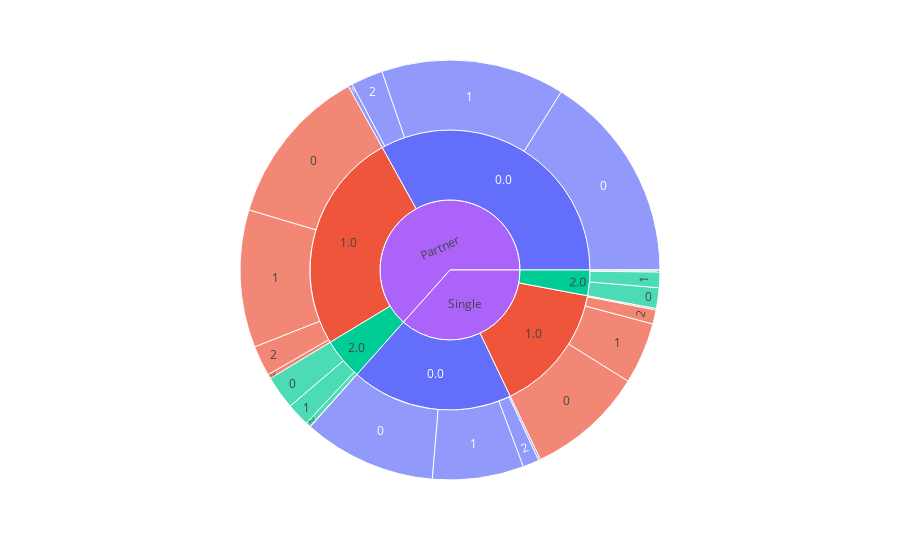

The cell this chart's notebook holds for it:
### Code cell
fig = px.sunburst(df, path=['family_size','education', 'children'], values='spent', color='education')
fig.show()

### Figure 1 — Plotly figure (JSON) as saved in the notebook; plotly's stock layout.template omitted (floating-point values rounded to 4 significant figures)
{"data": [{"branchvalues": "total", "customdata": [["0.0"], ["1.0"], ["0.0"], ["0.0"], ["2.0"], ["1.0"], ["0.0"], ["2.0"], ["(?)"], ["0.0"], ["2.0"], ["1.0"], ["0.0"], ["1.0"], ["1.0"], ["0.0"], ["0.0"], ["2.0"], ["2.0"], ["1.0"], ["2.0"], ["2.0"], ["1.0"], ["2.0"], ["2.0"], ["0.0"], ["1.0"], ["1.0"], ["1.0"], ["(?)"], ["0.0"], ["2.0"]], "domain": {"x": [0, 1], "y": [0, 1]}, "hovertemplate": "labels=%{label}<br>spent=%{value}<br>parent=%{parent}<br>id=%{id}<br>education=%{customdata[0]}<extra></extra>", "ids": ["Partner/0.0/0", "Partner/1.0", "Single/0.0", "Partner/0.0", "Single/2.0/3", "Partner/1.0/3", "Single/0.0/3", "Partner/2.0/2", "Partner", "Single/0.0/2", "Single/2.0/1", "Single/1.0/2", "Single/0.0/0", "Partner/1.0/0", "Single/1.0/0", "Partner/0.0/1", "Partner/0.0/2", "Single/2.0", "Partner/2.0", "Single/1.0", "Partner/2.0/0", "Partner/2.0/3", "Single/1.0/3", "Single/2.0/0", "Single/2.0/2", "Single/0.0/1", "Partner/1.0/1", "Partner/1.0/2", "Single/1.0/1", "Single", "Partner/0.0/3", "Partner/2.0/1"], "labels": ["0", "1.0", "0.0", "0.0", "3", "3", "3", "2", "Partner", "2", "1", "2", "0", "0", "0", "1", "2", "2.0", "2.0", "1.0", "0", "3", "3", "0", "2", "1", "1", "2", "1", "Single", "3", "1"], "marker": {"colors": ["#636efa", "#EF553B", "#636efa", "#636efa", "#00cc96", "#EF553B", "#636efa", "#00cc96", "#ab63fa", "#636efa", "#00cc96", "#EF553B", "#636efa", "#EF553B", "#EF553B", "#636efa", "#636efa", "#00cc96", "#00cc96", "#EF553B", "#00cc96", "#00cc96", "#EF553B", "#00cc96", "#00cc96", "#636efa", "#EF553B", "#EF553B", "#EF553B", "#ab63fa", "#636efa", "#00cc96"]}, "name": "", "parents": ["Partner/0.0", "Partner", "Single", "Partner", "Single/2.0", "Partner/1.0", "Single/0.0", "Partner/2.0", "", "Single/0.0", "Single/2.0", "Single/1.0", "Single/0.0", "Partner/1.0", "Single/1.0", "Partner/0.0", "Partner/0.0", "Single", "Partner", "Single", "Partner/2.0", "Partner/2.0", "Single/1.0", "Single/2.0", "Single/2.0", "Single/0.0", "Partner/1.0", "Partner/1.0", "Single/1.0", "", "Partner/0.0", "Partner/2.0"], "type": "sunburst", "values": [215723, 342457, 249795, 442209, 17, 4459, 1988, 5120, 848610, 16828, 16143, 14523, 136920, 165011, 120816, 189244, 32853, 39372, 63944, 200265, 34558, 422, 1500, 21280, 1932, 94059, 141708, 31279, 63426, 489432, 4389, 23844]}], "layout": {"legend": {"tracegroupgap": 0}, "margin": {"t": 60}}}
